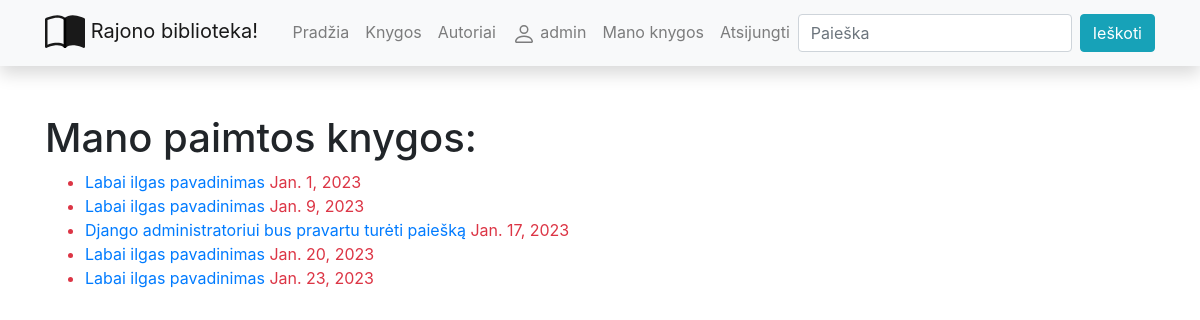
Screenshot of /library/mybooks/ (signed in) with the database file from the repository.
### library/models.py (models this page shows, shortened)
class BookInstance(models.Model):
    id = models.UUIDField(primary_key=True, default=uuid.uuid4, help_text='Unikalus knygos kopijos ID')
    book = models.ForeignKey('Book', on_delete=models.SET_NULL, null=True)
    due_back = models.DateField('Bus prieinama', null=True, blank=True)
    LOAN_STATUS = (
        ('a', 'Administruojama'),
        ('p', 'Paimta'),
        ('g', 'Galima paimti'),
        ('r', 'Rezervuota')
    )
    status = models.CharField(
        max_length=1,
        choices=LOAN_STATUS,
        blank=True,
        default='a',
        help_text='Status'
    )
    reader = models.ForeignKey(User, on_delete=models.SET_NULL, null=True, blank=True)
    @property
    def is_overdue(self):
        if self.due_back and date.today() > self.due_back:
            return True
        return False
    class Meta:
        ordering = ['due_back']  # admin svetainės settingas, kaip rikiuojama

class Book(models.Model):
    title = models.CharField('Pavadinimas', max_length=200)
    author = models.ForeignKey('Author', on_delete=models.SET_NULL, null=True, related_name='books')
    summary = models.TextField('Aprašymas', max_length=1000, help_text='Trumpas knygos aprašymas')
    isbn = models.CharField('ISBN', max_length=13)
    genre = models.ManyToManyField(Genre, help_text='Išrinkite žanrą/us šiai knygai')
    cover = models.ImageField('Viršelis', upload_to='covers', null=True)
    def display_genre(self):
        return '; '.join([genre.name for genre in self.genre.all()])
    display_genre.short_description = 'Žanras'
    class Meta:
        verbose_name = "Knyga"
        verbose_name_plural = "Knygos"

### library/views.py (the view)
# urls.py: path('mybooks/', views.LoanedBooksByUserListView.as_view(), name='my-borrowed'),
class LoanedBooksByUserListView(LoginRequiredMixin, generic.ListView):
    model = BookInstance
    template_name = "user_books.html"
    def get_queryset(self):
        return BookInstance.objects.filter(reader=self.request.user).filter(status__exact="p").order_by("due_back")

### library/templates/user_books.html
{% extends "base.html" %}
{% block content %}
<h1>Mano paimtos knygos:</h1>
{% if bookinstance_list %}
<ul>
    {% for bookinst_obj in bookinstance_list %}
    <li class="{% if bookinst_obj.is_overdue %}text-danger{% endif %}">
    <a href="{% url 'book-detail' bookinst_obj.book.pk %}">{{ bookinst_obj.book.title }}</a>
        {{ bookinst_obj.due_back }}
        </li>
    {% endfor %}
</ul>
{% else %}
<p>Šiuo metu nesate paėmęs jokių knygų!</p>
{% endif %}
{% endblock %}

### library/templates/base.html (shortened to what this page needs)
<!DOCTYPE html>
<html lang="en">
<head>
    <link
            rel="stylesheet"
            href="https://stackpath.bootstrapcdn.com/bootstrap/4.1.3/css/bootstrap.min.css"
    />
    <link
            rel="stylesheet"
            href="https://cdnjs.cloudflare.com/ajax/libs/font-awesome/4.7.0/css/font-awesome.min.css"
    />
    {% load static %}
    <link rel="stylesheet" href="{% static 'css/styles.css' %}"/>
</head>
<body>
<nav
        class="navbar navbar-expand-lg navbar-light bg-light static-top mb-5 shadow"
>
    <div class="container">
        <a class="navbar-brand" href="/">
            Rajono biblioteka!</a
        >
        <div class="collapse navbar-collapse" id="navbarResponsive">
            <ul class="navbar-nav ml-auto">
                <li class="nav-item">
                    <a class="nav-link" href="{% url 'index' %}">Pradžia</a>
                </li>
                <li class="nav-item">
                    <a class="nav-link" href="{% url 'books' %}">Knygos</a>
                </li>
                <li class="nav-item">
                    <a class="nav-link" href="{% url 'authors' %}">Autoriai</a>
                </li>
                {% if user.is_authenticated %}
                <li class="nav-item"><a class="nav-link" href="{% url 'profilis' %}">
                    {{ user.get_username }}</a></li>
                <li class="nav-item"><a class="nav-link" href="{% url 'my-borrowed' %}">Mano knygos</a></li>
                <li class="nav-item"><a class="nav-link" href="{% url 'logout' %}">Atsijungti</a></li>
                {% else %}
                <li class="nav-item"><a class="nav-link" href="{% url 'login' %}?next={{request.path}}">Prisijungti</a>
                </li>
                <li class="nav-item"><a class="nav-link" href="{% url 'register' %}">Registruotis</a></li>
                {% endif %}
            </ul>
            <form
                    class="form-inline my-2 my-lg-0"
                    action="{% url 'search' %}"
                    method="get"
            >
                <input
                        class="form-control mr-sm-2"
                        type="search"
                        placeholder="Paieška"
                        aria-label="Search"
                        name="query"
                />
                <button class="btn btn-info my-2 my-sm-0" type="submit">
                    Ieškoti
                </button>
            </form>
        </div>
    </div>
</nav>
<div class="container">
    {% block content %}{% endblock %}
</div>
</body>
</html>

### rows the page displays
BookInstance: book "Labai ilgas pavadinimas", due_back "Jan. 1, 2023"
BookInstance: book "Labai ilgas pavadinimas", due_back "Jan. 9, 2023"
BookInstance: book "Django administratoriui bus pravartu turėti paiešką", due_back "Jan. 17, 2023"
BookInstance: book "Labai ilgas pavadinimas", due_back "Jan. 20, 2023"
BookInstance: book "Labai ilgas pavadinimas", due_back "Jan. 23, 2023"

### other values shown
{{ user.get_username }} "admin"
